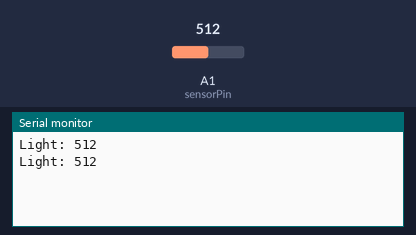
Bench run of a sketch on a simulated Arduino Uno, built with avr-gcc and run on an emulated ATmega328P. Parts: the last lines printed to the serial monitor. Inputs (shaded band) come from the test bench; at power-on: A1 (sensorPin) = 512.

Above: at 1.2 s.
1.3 s: A1 (sensorPin) set to 716
At 2.6 s:
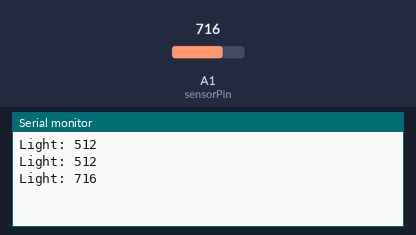
2.8 s: A1 (sensorPin) set to 900
At 3.8 s:
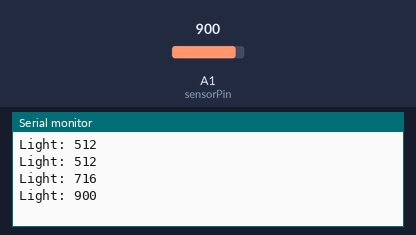
Timing chart, 0 to 5.8 s (numbered marks = the images above; inputs shaded):
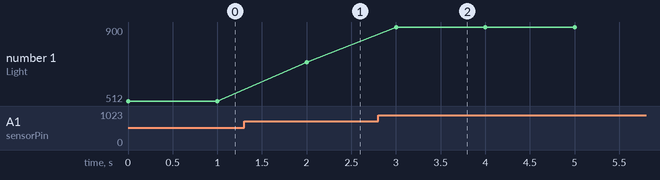

The sketch:

redaing_a_photoresistor.ino
```cpp
/*
  SparkFun Inventor's Kit
  Example sketch 07

  PHOTORESISTOR

  Read a photoresistor (light sensor) to detect "darkness" and turn on an LED when it
  is "dark" and turn back off again when it is "bright.

  This sketch was written by SparkFun Electronics,
  with lots of help from the Arduino community.
  This code is completely free for any use.
  Visit http://learn.sparkfun.com/products/2 for SIK information.
  Visit http://www.arduino.cc to learn about the Arduino.
*/


// As usual, we'll create constants to name the pins we're using.
// This will make it easier to follow the code below.

const int sensorPin = 1;

// We'll also set up some global variables for the light level a calibration value and
//and a raw light value
int lightCal;
int lightVal;


void setup()
{
  Serial.begin(9600);
  // We'll set up the LED pin to be an output.
  lightCal = analogRead(sensorPin);
  //we will take a single reading from the light sensor and store it in the lightCal
  //variable. This will give us a prelinary value to compare against in the loop
}


void loop()
{
  //Take a reading using analogRead() on sensor pin and store it in lightVal
  lightVal = analogRead(sensorPin);
  Serial.print("Light: ");
  Serial.println(lightVal);
  delay(1000);//take a reading every second

}
```

Measured:
- after the input at 1.3 s, the serial monitor: prints a new line after 0.70 s (image 1)
- after the input at 2.8 s, the serial monitor: prints a new line after 0.20 s (image 2)
- plotted number 1: 512 → 716 after the input at 1.3 s, 716 → 900 after the input at 2.8 s
